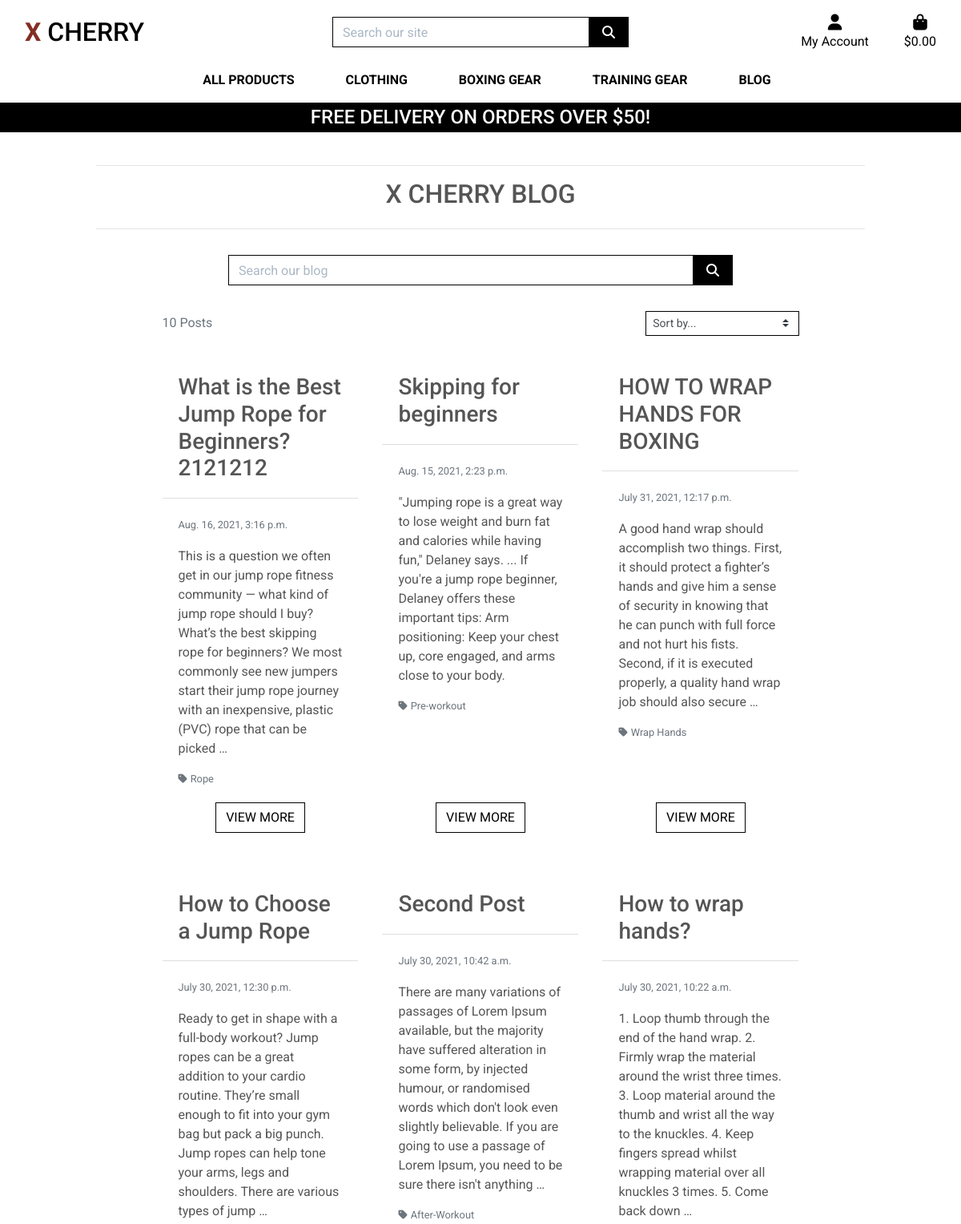
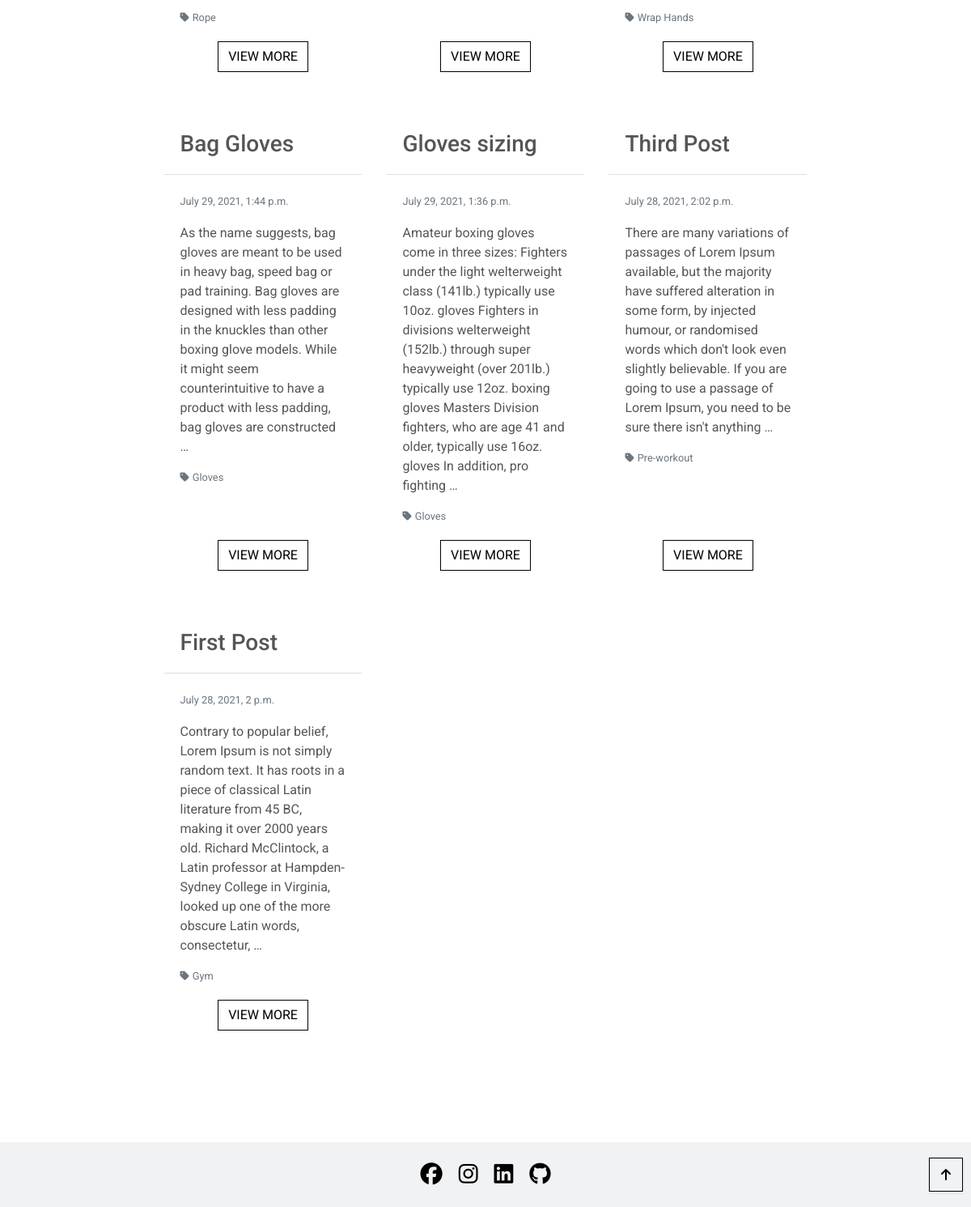
Screenshot of /blog/ with the database file from the repository (2 pictures, top to bottom).
### blog/models.py (models this page shows, shortened)
class Post(models.Model):
    category = models.ForeignKey('Category', null=True, blank=False, on_delete=models.SET_NULL)
    title = models.CharField(max_length=254, null=True, blank=False)
    content = models.TextField()
    date = models.DateTimeField(auto_now=True)
    created_by = models.CharField(max_length=25, null=True, blank=False)
    class Meta:
        ordering = ['-date']

class Category(models.Model):
    class Meta:
        verbose_name_plural = 'Categories'
    name = models.CharField(max_length=254)
    friendly_name = models.CharField(max_length=254, null=True, blank=True)

### blog/views.py (the view, shortened to what this page needs)
# urls.py: path('', views.posts, name='posts'),
def posts(request):
    posts = Post.objects.all()
    query = None
    categories = None
    sort = None
    direction = None
    current_sorting = f'{sort}_{direction}'
    context = {
        'posts': posts,
        'search_term': query,
        'current_categories': categories,
        'current_sorting': current_sorting,
        'page_title': 'Blog',
    }
    return render(request, "blog/blogs.html", context)

### bag/contexts.py (called while the page is built, shortened)
def bag_contents(request):
    bag_items = []
    total = 0
    product_count = 0
    bag = request.session.get('bag', {})
    if total < settings.FREE_DELIVERY_THRESHOLD:
        delivery = total * Decimal(settings.STANDARD_DELIVERY_PERCENTAGE/100)
        free_delivery_delta = settings.FREE_DELIVERY_THRESHOLD - total
    else:
        delivery = 0
        free_delivery_delta = 0
    grand_total = delivery + total
    context = {
        'bag_items': bag_items,
        'total': total,
        'product_count': product_count,
        'delivery': delivery,
        'free_delivery_delta': free_delivery_delta,
        'free_delivery_threshold': settings.FREE_DELIVERY_THRESHOLD,
        'grand_total': grand_total,
    }
    return context

### blog/templates/blog/blogs.html (shortened to what this page needs)
{% extends "base.html" %}
{% load static %}
{% block content %}
<div class="container blog-container mb-2">
    <div class="row">
        <div class="col text-center">
            <hr>
            <h2 class="logo-font mb-4">X Cherry Blog</h2>
            <hr>
        </div>
    </div>
    <div class="row mt-3">
        <div class="col-8 my-auto py-1 py-lg-0 offset-2 search-panel">
            <form method="GET" action="{% url 'posts' %}">
                <div class="input-group w-100">
                    <input class="form-control border border-black rounded-0" type="text" name="q"
                        placeholder="Search our blog">
                    <div class="input-group-append">
                        <button class="form-control btn btn-black border border-black rounded-0" type="submit">
                            <span class="icon">
                                <i class="fas fa-search"></i>
                            </span>
                        </button>
                    </div>
                </div>
            </form>
        </div>
    </div>
    <div class="row">
        <div class="post-container col-10 offset-1">
            <div class="row mt-1 mb-2">
                <div class="col-12 col-md-6 my-auto order-md-last d-flex justify-content-center justify-content-md-end">
                    <div class="sort-select-wrapper w-50">
                        <select id="sort-selector" class="custom-select custom-select-sm rounded-0 border border-{% if current_sorting != 'None_None' %}info{% else %}black{% endif %}">
                            <option value="reset" {% if current_sorting == 'None_None' %}selected{% endif %}>Sort by...</option>
                        </select>
                    </div>
                </div>
                <div class="col-12 col-md-6">
                    <p class="text-muted mt-3 text-center text-md-left order-md-first">
                        {{ posts|length }} Posts{% if search_term %} found for <strong>"{{ search_term }}"</strong>{% endif %}
                    </p>
                </div>
            </div>
            <div class="row">
                {% for post in posts %}
                    <div class="col-12 col-lg-6 col-xl-4">
                        <div class="card h-100 border-0">
                            <div class="card-header bg-white"><h3>{{ post.title }}</h3></div>
                            <div class="card-body text-left">
                                <p><small class="text-muted">{{ post.date }}</small></p>
                                <p class="card-text">{{ post.content|truncatewords:50 }}</p>
                                {% if post.category %}
                                    <p class="small mt-1 mb-0">
                                        <a href="{% url 'posts' %}?category={{ post.category.name }}" class="text-muted">
                                            <i class="fas fa-tag mr-1"></i>{{ post.category.friendly_name }}
                                        </a>
                                    </p>
                                {% endif %}
                            </div>
                            <div class="card-footer bg-white pt-0 border-0 text-center mb-5">
                                <a href="{% url 'blog_post_detail' post.id %}" class="btn btn-outline-black rounded-0">
                                    <span class="text-uppercase">view more</span>
                                </a>
                            </div>
                        </div>
                    </div>
                {% endfor %}
            </div>
        </div>
    </div>
</div>
<div class="btt-button shadow-sm rounded-0 border border-black">
    <a class="btt-link d-flex h-100">
        <i class="fas fa-arrow-up text-black mx-auto my-auto"></i>
    </a>
</div>
{% endblock %}

### static/css/base.css (style rules this page uses)
html { height: 100%; }
body { background: url('/media/homepage-hero-img.jpg') no-repeat center center fixed; background-size: cover; height: calc(100vh - 164px); color: #555; font-family: 'Roboto', sans-serif; }
.icon { align-items: center; display: inline-flex; justify-content: center; height: 1.5rem; width: 1.5rem; }
.logo-font { text-transform: uppercase; }
.btn-black { background: black; color: white; }
.btn-outline-black { background: white; color: black !important; border: 1px solid black; }
.text-black { color: #000 !important; }
.border-black { border: 1px solid black !important; }
.btt-button { height: 42px; width: 42px; position: fixed; bottom: 10px; right: 10px; margin-bottom: 9px; }
.btt-link, .update-link, .remove-item { cursor: pointer; }
input[name='q']::placeholder { color: #aab7c4; }
.blog-container { margin-top: 160px; }
@media (min-width: 1200px) { .container { max-width: 80%; } }
@media (min-width: 992px) { .blog-container { padding: 30px 0px; } }
@media (min-width: 992px) { .blog-container div.row.mt-3 { padding-bottom: 15px; } }
@media (min-width: 992px) { .post-container div.row.mt-1.mb-2 { padding-bottom: 15px; } }

### rows the page displays
Post: title "What is the Best Jump Rope for Beginners?2121212", date "Aug. 16, 2021, 3:16 p.m.", content "This is a question we often get in our jump rope fitness community — what kind of jump rope should I buy? What’s the best skipping rope for beginners? We most commonly see new jumpers start their jump rope journey with an inexpensive, plastic (PVC) rope that can be picked …", category.friendly_name "Rope"
Post: title "Skipping for beginners", date "Aug. 15, 2021, 2:23 p.m.", content "\"Jumping rope is a great way to lose weight and burn fat and calories while having fun,\" Delaney says. ... If you're a jump rope beginner, Delaney offers these important tips: Arm positioning: Keep your chest up, core engaged, and arms close to your body.", category.friendly_name "Pre-workout"
Post: title "HOW TO WRAP HANDS FOR BOXING", date "July 31, 2021, 12:17 p.m.", content "A good hand wrap should accomplish two things. First, it should protect a fighter’s hands and give him a sense of security in knowing that he can punch with full force and not hurt his fists. Second, if it is executed properly, a quality hand wrap job should also secure …", category.friendly_name "Wrap Hands"
Post: title "How to Choose a Jump Rope", date "July 30, 2021, 12:30 p.m.", content "Ready to get in shape with a full-body workout? Jump ropes can be a great addition to your cardio routine. They’re small enough to fit into your gym bag but pack a big punch. Jump ropes can help tone your arms, legs and shoulders. There are various types of jump …", category.friendly_name "Rope"
Post: title "Second Post", date "July 30, 2021, 10:42 a.m.", content "There are many variations of passages of Lorem Ipsum available, but the majority have suffered alteration in some form, by injected humour, or randomised words which don't look even slightly believable. If you are going to use a passage of Lorem Ipsum, you need to be sure there isn't anything …", category.friendly_name "After-Workout"
Post: title "How to wrap hands?", date "July 30, 2021, 10:22 a.m.", content "1. Loop thumb through the end of the hand wrap. 2. Firmly wrap the material around the wrist three times. 3. Loop material around the thumb and wrist all the way to the knuckles. 4. Keep fingers spread whilst wrapping material over all knuckles 3 times. 5. Come back down …", category.friendly_name "Wrap Hands"
Post: title "Bag Gloves", date "July 29, 2021, 1:44 p.m.", content "As the name suggests, bag gloves are meant to be used in heavy bag, speed bag or pad training. Bag gloves are designed with less padding in the knuckles than other boxing glove models. While it might seem counterintuitive to have a product with less padding, bag gloves are constructed …", category.friendly_name "Gloves"
Post: title "Gloves sizing", date "July 29, 2021, 1:36 p.m.", content "Amateur boxing gloves come in three sizes: Fighters under the light welterweight class (141lb.) typically use 10oz. gloves Fighters in divisions welterweight (152lb.) through super heavyweight (over 201lb.) typically use 12oz. boxing gloves Masters Division fighters, who are age 41 and older, typically use 16oz. gloves In addition, pro fighting …", category.friendly_name "Gloves"
Post: title "Third Post", date "July 28, 2021, 2:02 p.m.", content "There are many variations of passages of Lorem Ipsum available, but the majority have suffered alteration in some form, by injected humour, or randomised words which don't look even slightly believable. If you are going to use a passage of Lorem Ipsum, you need to be sure there isn't anything …", category.friendly_name "Pre-workout"
Post: title "First Post", date "July 28, 2021, 2 p.m.", content "Contrary to popular belief, Lorem Ipsum is not simply random text. It has roots in a piece of classical Latin literature from 45 BC, making it over 2000 years old. Richard McClintock, a Latin professor at Hampden-Sydney College in Virginia, looked up one of the more obscure Latin words, consectetur, …", category.friendly_name "Gym"

### other values shown
{{ free_delivery_threshold }} "50"
{{ posts|length }} "10"
